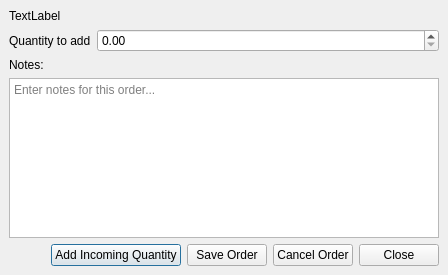
<?xml version="1.0" encoding="UTF-8"?>
<ui version="4.0">
 <class>Form</class>
 <widget class="QDialog" name="Form">
  <property name="geometry">
   <rect>
    <x>0</x>
    <y>0</y>
    <width>448</width>
    <height>275</height>
   </rect>
  </property>
  <property name="windowTitle">
   <string>Form</string>
  </property>
  <layout class="QHBoxLayout" name="horizontalLayout">
   <property name="spacing">
    <number>0</number>
   </property>
   <property name="leftMargin">
    <number>0</number>
   </property>
   <property name="topMargin">
    <number>0</number>
   </property>
   <property name="rightMargin">
    <number>0</number>
   </property>
   <property name="bottomMargin">
    <number>0</number>
   </property>
   <item>
    <widget class="QWidget" name="widget" native="true">
     <property name="contextMenuPolicy">
      <enum>Qt::ActionsContextMenu</enum>
     </property>
     <property name="autoFillBackground">
      <bool>false</bool>
     </property>
     <property name="styleSheet">
      <string notr="true"/>
     </property>
     <layout class="QVBoxLayout" name="verticalLayout_3" stretch="0">
      <property name="leftMargin">
       <number>0</number>
      </property>
      <property name="topMargin">
       <number>0</number>
      </property>
      <property name="rightMargin">
       <number>0</number>
      </property>
      <property name="bottomMargin">
       <number>0</number>
      </property>
      <item>
       <layout class="QVBoxLayout" name="verticalLayout" stretch="0,0,0,0,0">
        <property name="leftMargin">
         <number>9</number>
        </property>
        <property name="topMargin">
         <number>9</number>
        </property>
        <property name="rightMargin">
         <number>9</number>
        </property>
        <property name="bottomMargin">
         <number>9</number>
        </property>
        <item>
         <widget class="QLabel" name="lblMessage">
          <property name="sizePolicy">
           <sizepolicy hsizetype="Preferred" vsizetype="Minimum">
            <horstretch>0</horstretch>
            <verstretch>0</verstretch>
           </sizepolicy>
          </property>
          <property name="text">
           <string>TextLabel</string>
          </property>
          <property name="alignment">
           <set>Qt::AlignLeading|Qt::AlignLeft|Qt::AlignTop</set>
          </property>
          <property name="wordWrap">
           <bool>true</bool>
          </property>
         </widget>
        </item>
        <item>
         <layout class="QHBoxLayout" name="horizontalLayout_2" stretch="0,1">
          <item>
           <widget class="QLabel" name="label">
            <property name="text">
             <string>Quantity to add</string>
            </property>
            <property name="buddy">
             <cstring>doubleSpinBox_quantity</cstring>
            </property>
           </widget>
          </item>
          <item>
           <widget class="QDoubleSpinBox" name="doubleSpinBox_quantity">
            <property name="toolTip">
             <string>You will see this number in the order pending button.</string>
            </property>
            <property name="wrapping">
             <bool>false</bool>
            </property>
            <property name="frame">
             <bool>true</bool>
            </property>
            <property name="buttonSymbols">
             <enum>QAbstractSpinBox::UpDownArrows</enum>
            </property>
            <property name="specialValueText">
             <string/>
            </property>
            <property name="showGroupSeparator" stdset="0">
             <bool>false</bool>
            </property>
            <property name="maximum">
             <double>9999999999999.000000000000000</double>
            </property>
           </widget>
          </item>
         </layout>
        </item>
        <item>
         <widget class="QLabel" name="label_2">
          <property name="text">
           <string>Notes:</string>
          </property>
          <property name="buddy">
           <cstring>textEdit_notes</cstring>
          </property>
         </widget>
        </item>
        <item>
         <widget class="QTextEdit" name="textEdit_notes">
          <property name="toolTip">
           <string>You will see these notes when you hover over the order pending button</string>
          </property>
          <property name="placeholderText">
           <string>Enter notes for this order...</string>
          </property>
         </widget>
        </item>
        <item>
         <layout class="QHBoxLayout" name="buttonsLayout">
          <item>
           <spacer name="horizontalSpacer">
            <property name="orientation">
             <enum>Qt::Horizontal</enum>
            </property>
            <property name="sizeHint" stdset="0">
             <size>
              <width>40</width>
              <height>20</height>
             </size>
            </property>
           </spacer>
          </item>
          <item>
           <widget class="QPushButton" name="pushButton_add_incoming_quantity">
            <property name="toolTip">
             <string>Will add quantity to the component and close the order if the order quantity is lower than zero.</string>
            </property>
            <property name="text">
             <string>Add Incoming Quantity</string>
            </property>
           </widget>
          </item>
          <item>
           <widget class="QPushButton" name="pushButton_update_order">
            <property name="toolTip">
             <string>Will only update notes and the quantity to add. It will NOT add quantity to the component.</string>
            </property>
            <property name="text">
             <string>Save Order</string>
            </property>
           </widget>
          </item>
          <item>
           <widget class="QPushButton" name="pushButton_cancel_order">
            <property name="maximumSize">
             <size>
              <width>16777215</width>
              <height>16777215</height>
             </size>
            </property>
            <property name="toolTip">
             <string>Will delete this order.</string>
            </property>
            <property name="text">
             <string>Cancel Order</string>
            </property>
           </widget>
          </item>
          <item>
           <widget class="QPushButton" name="pushButton_cancel">
            <property name="maximumSize">
             <size>
              <width>16777215</width>
              <height>16777215</height>
             </size>
            </property>
            <property name="toolTip">
             <string>Will do close this window.</string>
            </property>
            <property name="text">
             <string>Close</string>
            </property>
           </widget>
          </item>
         </layout>
        </item>
       </layout>
      </item>
     </layout>
    </widget>
   </item>
  </layout>
 </widget>
 <tabstops>
  <tabstop>doubleSpinBox_quantity</tabstop>
 </tabstops>
 <resources/>
 <connections/>
</ui>
